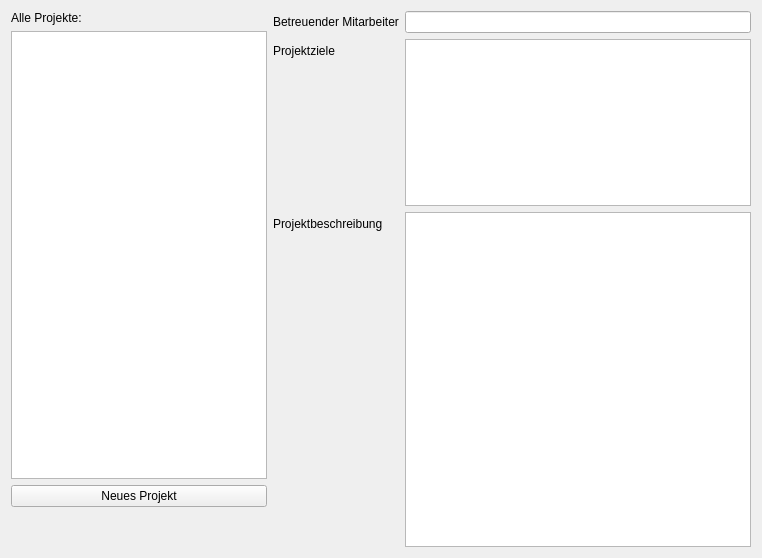
<?xml version="1.0" encoding="UTF-8"?>
<ui version="4.0">
 <class>Projekt</class>
 <widget class="QWidget" name="Projekt">
  <property name="geometry">
   <rect>
    <x>0</x>
    <y>0</y>
    <width>762</width>
    <height>558</height>
   </rect>
  </property>
  <property name="windowTitle">
   <string>Form</string>
  </property>
  <layout class="QHBoxLayout" name="horizontalLayout" stretch="0,10">
   <item>
    <layout class="QVBoxLayout" name="verticalLayout" stretch="0,2,0,0">
     <item>
      <widget class="QLabel" name="alleProjekteLabel">
       <property name="text">
        <string>Alle Projekte:</string>
       </property>
      </widget>
     </item>
     <item>
      <widget class="QListWidget" name="listWidget"/>
     </item>
     <item>
      <widget class="QPushButton" name="pushButton">
       <property name="text">
        <string>Neues Projekt</string>
       </property>
      </widget>
     </item>
     <item>
      <spacer name="verticalSpacer">
       <property name="orientation">
        <enum>Qt::Vertical</enum>
       </property>
       <property name="sizeHint" stdset="0">
        <size>
         <width>20</width>
         <height>40</height>
        </size>
       </property>
      </spacer>
     </item>
    </layout>
   </item>
   <item>
    <layout class="QFormLayout" name="formLayout">
     <property name="fieldGrowthPolicy">
      <enum>QFormLayout::ExpandingFieldsGrow</enum>
     </property>
     <property name="rowWrapPolicy">
      <enum>QFormLayout::DontWrapRows</enum>
     </property>
     <item row="0" column="0">
      <widget class="QLabel" name="betreuenderMitarbeiterLabel">
       <property name="text">
        <string>Betreuender Mitarbeiter</string>
       </property>
      </widget>
     </item>
     <item row="0" column="1">
      <widget class="QLineEdit" name="betreuenderMitarbeiterLineEdit">
       <property name="maximumSize">
        <size>
         <width>16777215</width>
         <height>16777215</height>
        </size>
       </property>
      </widget>
     </item>
     <item row="1" column="0">
      <widget class="QLabel" name="projektZileLabel">
       <property name="text">
        <string>Projektziele</string>
       </property>
      </widget>
     </item>
     <item row="1" column="1">
      <widget class="QTextEdit" name="zieleEdit">
       <property name="sizePolicy">
        <sizepolicy hsizetype="Expanding" vsizetype="Expanding">
         <horstretch>0</horstretch>
         <verstretch>1</verstretch>
        </sizepolicy>
       </property>
       <property name="autoFormatting">
        <set>QTextEdit::AutoAll</set>
       </property>
      </widget>
     </item>
     <item row="2" column="0">
      <widget class="QLabel" name="projektbeschreibungLabel">
       <property name="text">
        <string>Projektbeschreibung</string>
       </property>
      </widget>
     </item>
     <item row="2" column="1">
      <widget class="QTextEdit" name="textEdit">
       <property name="sizePolicy">
        <sizepolicy hsizetype="Expanding" vsizetype="Expanding">
         <horstretch>0</horstretch>
         <verstretch>2</verstretch>
        </sizepolicy>
       </property>
       <property name="autoFormatting">
        <set>QTextEdit::AutoAll</set>
       </property>
      </widget>
     </item>
    </layout>
   </item>
  </layout>
 </widget>
 <resources/>
 <connections/>
</ui>
